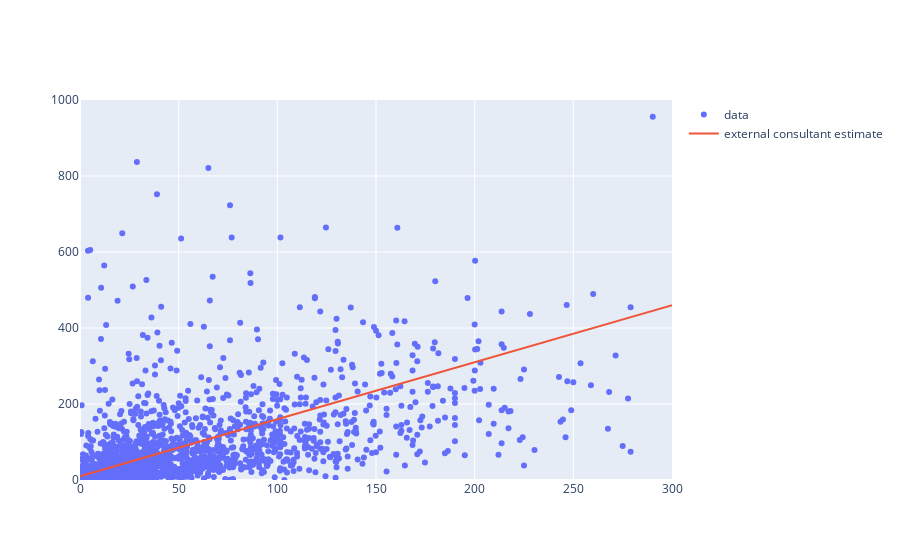

Source (notebook cell):
### Code cell
from plotly.offline import iplot, init_notebook_mode
init_notebook_mode(connected=True)

from graph import trace_values, m_b_trace, plot

plot([revenues_per_budgets_trace, consultant_estimated_revenues_trace], revenues_layout)

### Figure 1 — Plotly figure (JSON) as saved in the notebook; plotly's stock layout.template omitted (floating-point values rounded to 4 significant figures; data arrays with more than 128 entries replaced by an {"elided": "..."} marker saying what was removed)
{"data": [{"mode": "markers", "name": "data", "text": {"elided": "1776 str values"}, "type": "scatter", "x": {"elided": "1776 float values"}, "y": {"elided": "1776 float values"}}, {"mode": "lines", "name": "external consultant estimate", "text": [], "type": "scatter", "x": {"elided": "1776 float values"}, "y": {"elided": "1776 float values"}}], "layout": {"xaxis": {"range": [0, 300]}, "yaxis": {"range": [0, 1000]}}}
